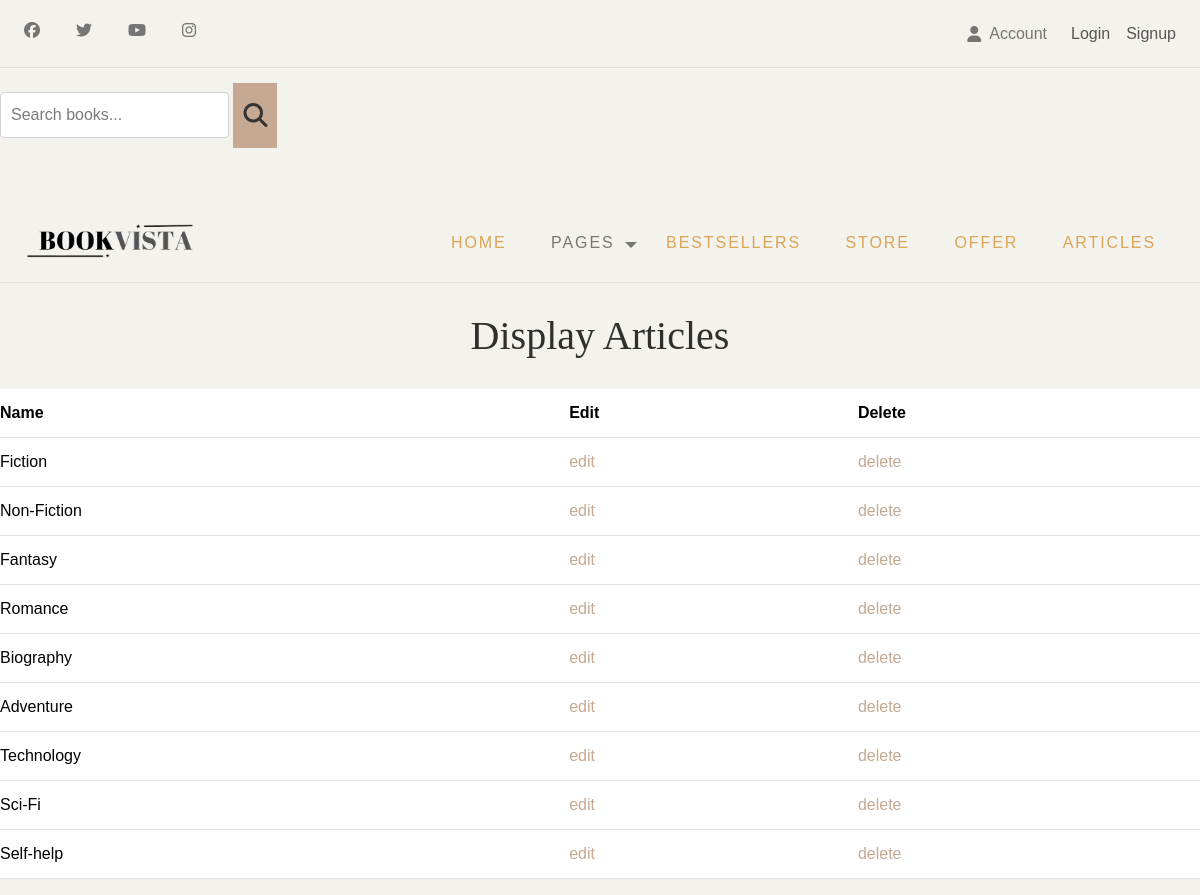
Screenshot of /categorydisplay with the database file from the repository.
### fifthclass/fifthapp/models.py (models this page shows, shortened)
class CategoryModel(models.Model):
    name = models.CharField(max_length=100, null=True, blank=True)

### fifthclass/fifthapp/views.py (the view)
# urls.py: path('categorydisplay', views.CategoryDisplay, name='categorydisplay'),
def CategoryDisplay(request):
    cat=CategoryModel.objects.all()
    return render(request,'categorydisplay.html',{'cat':cat})

### fifthclass/fifthapp/views.py (called while the page is built)
def cart_and_wishlist_count(request):
    cart_count = CartModel.objects.filter(user=request.user).count() if request.user.is_authenticated else 0
    wishlist_count = WishlistModel.objects.filter(user=request.user).count() if request.user.is_authenticated else 0
    return {'cart_count': cart_count, 'wishlist_count': wishlist_count}

### templates/categorydisplay.html (shortened to what this page needs)
{% extends 'base.html'%}
{% load static %}
{% block content %}
<link href="{%static 'css/style.css'%}" rel="stylesheet">
  <div class="p2">
        <center><h1>Display Articles</h1></center>
      </div>
<table class="table table-table table-hover">
  <thead>
            <tr>
                <th>Name</th>
                <th>Edit</th>
                <th>Delete</th>
            </tr>
        </thead>
    {% for item in cat %}
   <tbody>
            <tr>
                <td>{{item.name}}</td>
                <td><a href="{% url 'categoryedit' item.id %}">edit</a></td>
                <td><a href="{% url 'categorydelete' item.id %}">delete</a></td>
            </tr>
        </tbody>
    {% endfor %}
{% endblock %}

### static/css/style.css (style rules this page uses)
:root { --header-height: 160px; --header-height-min: 80px; }
:root { --accent-color: #C5A992; --secondary-color: #C5A992; --dark-color: #2f2f2f; --light-color: #F3F2EC; --body-text-color: #757575; --light-text-color: #afafaf; --dark-text-color: #2f2f2f; }
:root { --body-font: "Raleway", sans-serif; --heading-font: "Prata", Georgia, serif; --secondary-font: "Playfair Display", Georgia, serif; }
:root, [data-bs-theme=light] { --heading-font: "Prata", Georgia, serif; --heading-font-weight: 400; --heading-color: var(--bs-dark); --heading-line-height: 1.1; --swiper-theme-color: var(--bs-primary); --custom-easing: cubic-bezier(.17, .67, .83, .67); --bs-body-font-family: "Raleway", arial, sans-serif; --bs-body-font-size: 0.9rem; --bs-body-font-weight: 400; --bs-body-line-height: 1.7; --bs-body-color: #333; --bs-body-color-rgb: 51, 51, 51; --bs-primary: #C5A992; --bs-primary-dark: #C5A992; --bs-secondary: #C5A992; --bs-black: #111; --bs-light: #F1F1F0; --bs-dark: #212529; --bs-gray: #949494; --bs-gray-dark: #51565b; --bs-primary-rgb: 169, 128, 115; --bs-secondary-rgb: 253, 238, 233; --bs-black-rgb: 17, 17, 17; --bs-light-rgb: 241, 241, 240; --bs-dark-rgb: 33, 37, 41; --bs-link-color: var(--bs-dark); --bs-link-color-rgb: 17, 17, 17; --bs-link-decoration: underline; --bs-link-hover-color: var(--bs-primary); --bs-link-hover-color-rgb: 169, 128, 115; }
h1, h2, h3, h4, h5, h6 { color: var(--heading-color); }
a { text-decoration: none; transition: all 0.3s ease-out; }
*, *::before, *::after { -webkit-box-sizing: border-box; -moz-box-sizing: border-box; box-sizing: border-box; }
html { box-sizing: border-box; }
body { font-family: var(--body-font); font-size: 16px; line-height: 2; color: var(--body-text-color); background-color: var(--light-color); }
a { color: var(--accent-color); transition: 0.3s color ease-out; }
h1, .h1, h2, .h2, h3, .h3, h4, .h4, h5, .h5, h6, .h6 { font-family: var(--heading-font); line-height: 1.2; color: var(--dark-color); }
h1, h2, h3 { margin: 25px 0; text-transform: capitalize; }
h1, .h1 { font-size: 2.5em; line-height: 1.4; }
::placeholder { color: #999; }
th, td { padding: 12px 15px; text-align: left; border-bottom: 1px solid #E1E1E1; }
th:first-child, td:first-child { padding-left: 0; }
th:last-child, td:last-child { padding-right: 0; }
pre, blockquote, dl, figure, table, p, ul, ol, form { margin-bottom: 2.5rem; }

### rows the page displays
CategoryModel: name "Fiction"
CategoryModel: name "Non-Fiction"
CategoryModel: name "Fantasy"
CategoryModel: name "Romance"
CategoryModel: name "Biography"
CategoryModel: name "Adventure"
CategoryModel: name "Technology"
CategoryModel: name "Sci-Fi"
CategoryModel: name "Self-help"
